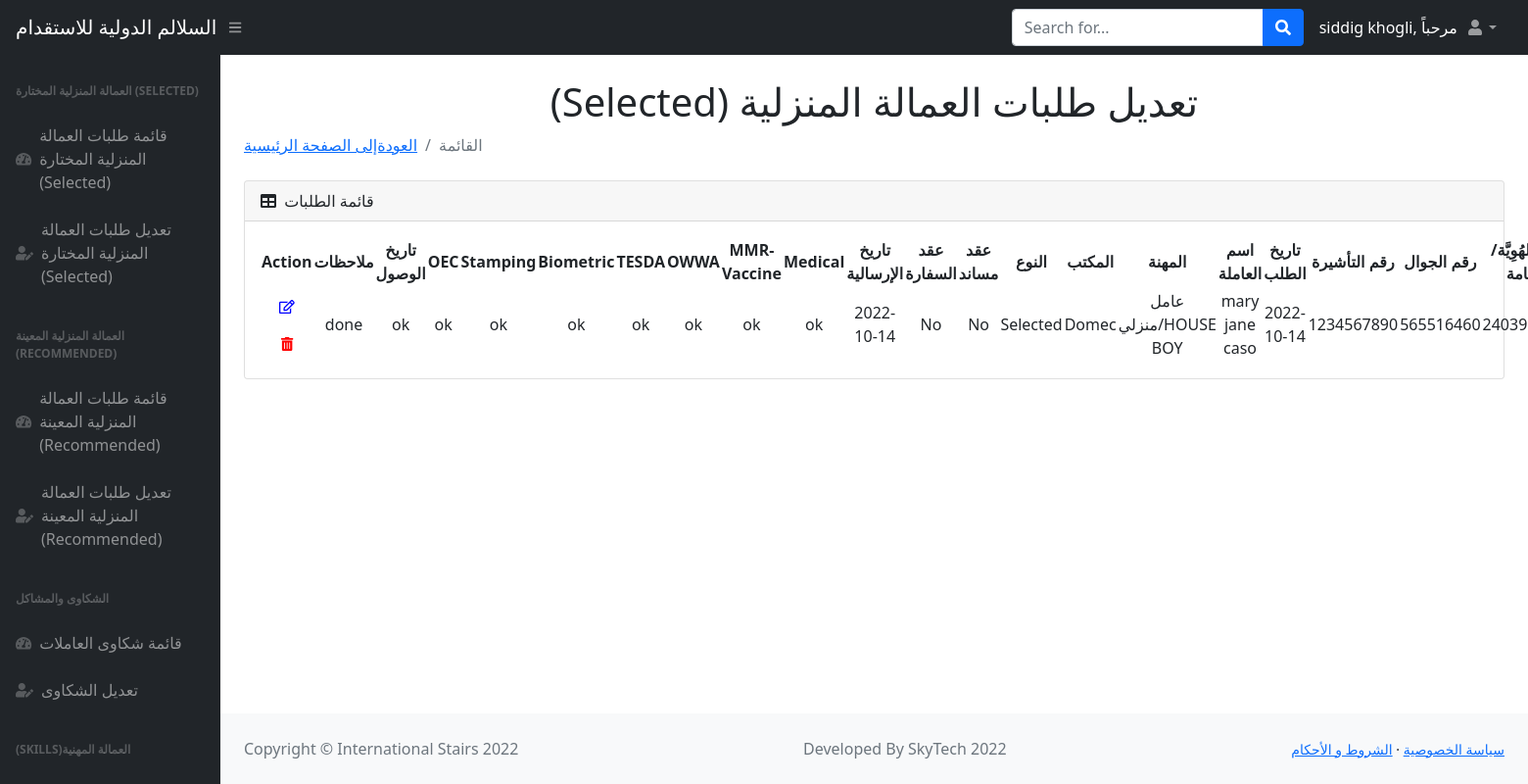
The page /list (signed in) on the database as committed earlier.
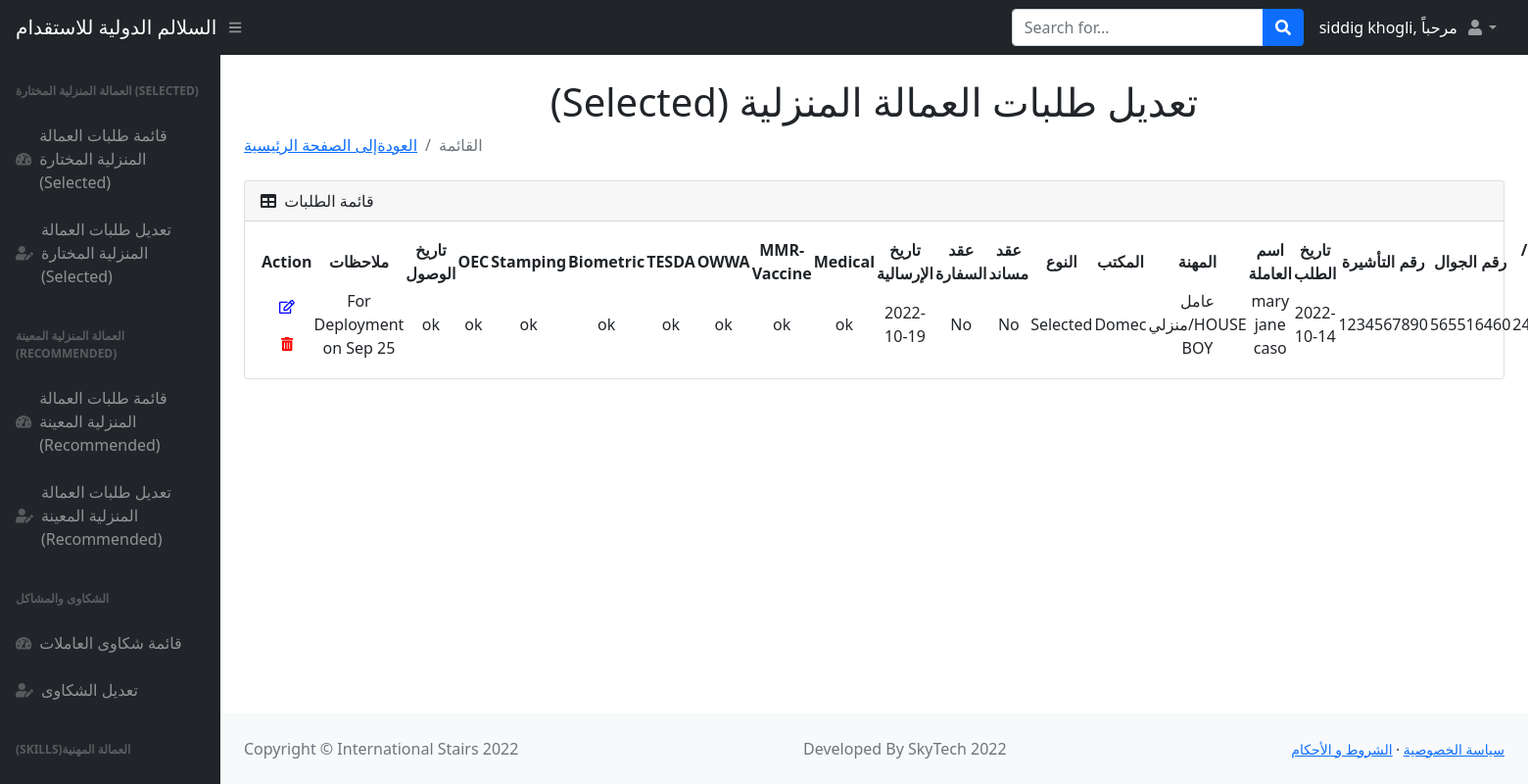
The same page on the database as committed later.
### main.py (models this page shows)
class Users(db.Model):
    __tablename__ = "users1"
    id = db.Column(db.Integer, primary_key=True)
    name = db.Column(db.String(250), nullable=False)
    nid_or_iqama = db.Column(db.BIGINT, nullable=False)
    contact_No = db.Column(db.BIGINT, nullable=False)
    visa = db.Column(db.BIGINT, nullable=False)
    visa_date = db.Column(db.Date, nullable=False)
    worker_name = db.Column(db.String(250), nullable=False)
    type = db.Column(db.String(250), nullable=False)
    agency = db.Column(db.String(250), nullable=False)
    selected_or_recommended = db.Column(db.String(250), nullable=False)
    musaned = db.Column(db.String(250), nullable=False)
    embassy_contract = db.Column(db.String(250), nullable=False)
    shipment_date = db.Column(db.Date, nullable=False)
    medical = db.Column(db.String(500), nullable=True)
    mmr_vaccine = db.Column(db.String(500), nullable=True)
    owwa = db.Column(db.String(500), nullable=True)
    tesda = db.Column(db.String(500), nullable=True)
    biometric = db.Column(db.String(500), nullable=True)
    stamping = db.Column(db.String(500), nullable=True)
    oec = db.Column(db.String(500), nullable=True)
    deployment_date = db.Column(db.String(500), nullable=True)
    status = db.Column(db.String(1000), nullable=False)

### main.py (the view)
@app.route("/list")
def users_list():
    added_users = Users.query.all()
    return render_template("list.html", users=added_users, name=current_user.name)

### main.py (called while the page is built)
@login_manager.user_loader
def load_user(user_id):
    return User.query.get(int(user_id))

### templates/list.html (shortened to what the changed rows need)
<!DOCTYPE html>
<html lang="en">
    <head>
        <link href="https://cdn.jsdelivr.net/npm/simple-datatables@latest/dist/style.css" rel="stylesheet" />
        <link href="static/css/styles.css" rel="stylesheet" />
    </head>
    <body class="sb-nav-fixed">
            <div id="layoutSidenav">
            <div id="layoutSidenav_content">
                <main>
                    <div class="container-fluid px-4">
                        <h1 class="mt-4" style="text-align:center">(Selected) تعديل طلبات العمالة المنزلية </h1>
                        <div class="card mb-4">
                            <div class="card-body">
                                <table id="datatablesSimple">
                                    <thead>
                                        <tr>
                                            <th style="text-align:center;">Action</th>
                                            <th style="text-align:center;">ملاحظات</th>
                                            <th style="text-align:center;">تاريخ الوصول</th>
                                             <th style="text-align:center;">OEC</th>
                                             <th style="text-align:center;">Stamping</th>
                                             <th style="text-align:center;">Biometric</th>
                                             <th style="text-align:center;">TESDA</th>
                                            <th style="text-align:center;">OWWA</th>
                                            <th style="text-align:center;">MMR-Vaccine</th>
                                            <th style="text-align:center;">Medical</th>
                                            <th style="text-align:center;">تاريخ الإرسالية</th>
                                             <th style="text-align:center;">عقد السفارة</th>
                                             <th style="text-align:center;">عقد مساند</th>
                                            <th style="text-align:center;">النوع</th>
                                            <th style="text-align:center;">المكتب</th>
                                            <th style="text-align:center;">المهنة</th>
                                            <th style="text-align:center;">اسم العاملة</th>
                                            <th style="text-align:center;">تاريخ الطلب </th>
                                            <th style="text-align:center;">رقم التأشيرة</th>
                                            <th style="text-align:center;">رقم الجوال</th>
                                            <th style="text-align:center;">رقم الهُوِيَّة/الإقامة</th>
                                        </tr>
                                    </thead>
                                    <tbody>
                                    {% for user in users %}
                                        <tr>
                                            <td style="text-align:center;"> <a href="{{url_for('edit',id=user.id)}}" class="btn" style="color:blue"> <i class="far fa-edit fa-sm" ></i></a>
                                                <a href="{{url_for('delete',id=user.id)}}" class="btn" style="color:red" > <i class="fas fa-trash-alt fa-sm"></i></a>
                                             <td style="text-align:center;">{{user.status}}</td>
                                            <td style="text-align:center;">{{user.deployment_date}}</td>
                                               <td style="text-align:center;">{{user.oec}}</td>
                                            <td style="text-align:center;">{{user.stamping}}</td>
                                            <td style="text-align:center;">{{user.biometric}}  </td>
                                            <td style="text-align:center;">{{user.tesda}}</td>
                                            <td style="text-align:center;">{{user.owwa}}</td>
                                            <td style="text-align:center;">{{user.mmr_vaccine}}</td>
                                             <td style="text-align:center;">{{user.medical}}</td>
                                            <td style="text-align:center;">{{user.shipment_date}}</td>
                                            <td style="text-align:center;">{{user.embassy_contract}}</td>
                                            <td style="text-align:center;">{{user.musaned}}  </td>
                                            <td style="text-align:center;">{{user.selected_or_recommended}}</td>
                                            <td style="text-align:center;">{{user.agency}}</td>
                                            <td style="text-align:center;">{{user.type}}</td>
                                             <td style="text-align:center;">{{user.worker_name}}</td>
                                             <td style="text-align:center;">{{user.visa_date}}</td>
                                             <td style="text-align:center;">{{user.visa}}</td>
                                             <td style="text-align:center;">{{user.contact_No}}</td>
                                            <td style="text-align:center;">{{user.nid_or_iqama}}</td>
                                        </tr>
                                {%endfor%}
                                    </tbody>
                                </table>
                            </div>
                        </div>
                    </div>
                </main>
            </div>
        </div>
    </body>
</html>

Rows that differ between the two databases and show on the page:
changed Users "ok": status "done" → "For Deployment on Sep 25"; shipment_date "2022-10-14" → "2022-10-19"
